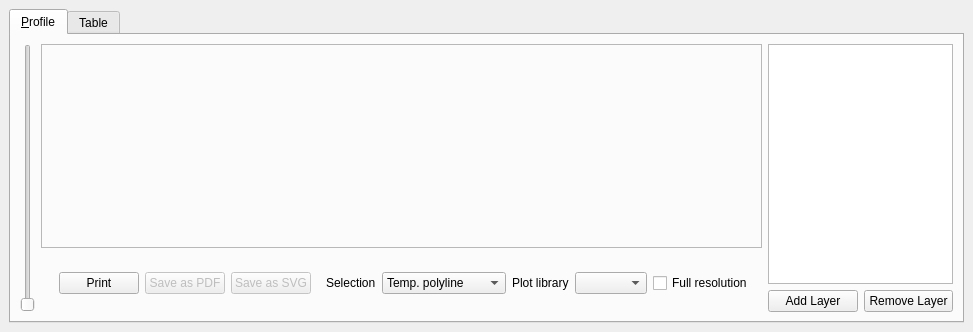
<?xml version="1.0" encoding="UTF-8"?>
<ui version="4.0">
 <class>ProfileTool</class>
 <widget class="QDockWidget" name="ProfileTool">
  <property name="geometry">
   <rect>
    <x>0</x>
    <y>0</y>
    <width>973</width>
    <height>332</height>
   </rect>
  </property>
  <property name="windowTitle">
   <string>Profile Tool</string>
  </property>
  <widget class="QWidget" name="dockWidgetContents">
   <property name="sizePolicy">
    <sizepolicy hsizetype="Expanding" vsizetype="Expanding">
     <horstretch>0</horstretch>
     <verstretch>0</verstretch>
    </sizepolicy>
   </property>
   <layout class="QVBoxLayout" name="verticalLayout_3">
    <item>
     <widget class="QTabWidget" name="tabWidget">
      <property name="autoFillBackground">
       <bool>true</bool>
      </property>
      <property name="tabPosition">
       <enum>QTabWidget::North</enum>
      </property>
      <property name="tabShape">
       <enum>QTabWidget::Rounded</enum>
      </property>
      <property name="currentIndex">
       <number>0</number>
      </property>
      <property name="elideMode">
       <enum>Qt::ElideNone</enum>
      </property>
      <property name="usesScrollButtons">
       <bool>true</bool>
      </property>
      <widget class="QWidget" name="tab_1">
       <property name="sizePolicy">
        <sizepolicy hsizetype="Expanding" vsizetype="Expanding">
         <horstretch>0</horstretch>
         <verstretch>0</verstretch>
        </sizepolicy>
       </property>
       <attribute name="title">
        <string>&amp;Profile</string>
       </attribute>
       <layout class="QGridLayout">
        <item row="1" column="0">
         <layout class="QHBoxLayout" name="_2">
          <item>
           <layout class="QGridLayout" name="gridLayout">
            <item row="0" column="1">
             <widget class="QFrame" name="frame_for_plot">
              <property name="sizePolicy">
               <sizepolicy hsizetype="Preferred" vsizetype="Preferred">
                <horstretch>0</horstretch>
                <verstretch>1</verstretch>
               </sizepolicy>
              </property>
              <property name="frameShape">
               <enum>QFrame::StyledPanel</enum>
              </property>
              <property name="frameShadow">
               <enum>QFrame::Raised</enum>
              </property>
              <layout class="QVBoxLayout" name="verticalLayout_9"/>
             </widget>
            </item>
            <item row="1" column="1">
             <widget class="QWidget" name="widget_save_buttons" native="true">
              <layout class="QHBoxLayout" name="horizontalLayout_3">
               <item>
                <widget class="QStackedWidget" name="stackedWidget">
                 <property name="currentIndex">
                  <number>0</number>
                 </property>
                 <widget class="QWidget" name="page">
                  <layout class="QHBoxLayout" name="horizontalLayout_4">
                   <item>
                    <widget class="QPushButton" name="butPrint">
                     <property name="text">
                      <string>Print</string>
                     </property>
                    </widget>
                   </item>
                   <item>
                    <widget class="QPushButton" name="butPDF">
                     <property name="enabled">
                      <bool>false</bool>
                     </property>
                     <property name="text">
                      <string>Save as PDF</string>
                     </property>
                    </widget>
                   </item>
                   <item>
                    <widget class="QPushButton" name="butSVG">
                     <property name="enabled">
                      <bool>false</bool>
                     </property>
                     <property name="text">
                      <string>Save as SVG</string>
                     </property>
                    </widget>
                   </item>
                  </layout>
                 </widget>
                </widget>
               </item>
               <item>
                <spacer name="horizontalSpacer">
                 <property name="orientation">
                  <enum>Qt::Horizontal</enum>
                 </property>
                 <property name="sizeHint" stdset="0">
                  <size>
                   <width>1</width>
                   <height>20</height>
                  </size>
                 </property>
                </spacer>
               </item>
               <item>
                <widget class="QLabel" name="label">
                 <property name="text">
                  <string>Selection</string>
                 </property>
                </widget>
               </item>
               <item>
                <widget class="QComboBox" name="comboBox">
                 <property name="sizePolicy">
                  <sizepolicy hsizetype="Minimum" vsizetype="Fixed">
                   <horstretch>0</horstretch>
                   <verstretch>0</verstretch>
                  </sizepolicy>
                 </property>
                 <item>
                  <property name="text">
                   <string>Temp. polyline</string>
                  </property>
                 </item>
                 <item>
                  <property name="text">
                   <string>Selected polyline</string>
                  </property>
                 </item>
                </widget>
               </item>
               <item>
                <widget class="QLabel" name="label_2">
                 <property name="text">
                  <string>Plot library</string>
                 </property>
                </widget>
               </item>
               <item>
                <widget class="QComboBox" name="comboBox_2">
                 <property name="sizePolicy">
                  <sizepolicy hsizetype="Minimum" vsizetype="Fixed">
                   <horstretch>0</horstretch>
                   <verstretch>0</verstretch>
                  </sizepolicy>
                 </property>
                </widget>
               </item>
               <item>
                <widget class="QCheckBox" name="checkBox">
                 <property name="sizePolicy">
                  <sizepolicy hsizetype="Preferred" vsizetype="Fixed">
                   <horstretch>0</horstretch>
                   <verstretch>0</verstretch>
                  </sizepolicy>
                 </property>
                 <property name="text">
                  <string>Full resolution</string>
                 </property>
                </widget>
               </item>
              </layout>
             </widget>
            </item>
            <item row="0" column="0" rowspan="2">
             <widget class="QSlider" name="scaleSlider">
              <property name="sizePolicy">
               <sizepolicy hsizetype="Maximum" vsizetype="Expanding">
                <horstretch>0</horstretch>
                <verstretch>0</verstretch>
               </sizepolicy>
              </property>
              <property name="orientation">
               <enum>Qt::Vertical</enum>
              </property>
             </widget>
            </item>
           </layout>
          </item>
          <item>
           <layout class="QVBoxLayout" name="verticalLayout">
            <item>
             <widget class="QTableView" name="tableView">
              <property name="sizePolicy">
               <sizepolicy hsizetype="Preferred" vsizetype="Expanding">
                <horstretch>0</horstretch>
                <verstretch>0</verstretch>
               </sizepolicy>
              </property>
              <property name="minimumSize">
               <size>
                <width>10</width>
                <height>10</height>
               </size>
              </property>
             </widget>
            </item>
            <item>
             <layout class="QHBoxLayout" name="horizontalLayout">
              <item>
               <widget class="QPushButton" name="pushButton_2">
                <property name="minimumSize">
                 <size>
                  <width>10</width>
                  <height>20</height>
                 </size>
                </property>
                <property name="text">
                 <string>Add Layer</string>
                </property>
                <property name="autoRepeat">
                 <bool>false</bool>
                </property>
                <property name="autoDefault">
                 <bool>false</bool>
                </property>
                <property name="default">
                 <bool>false</bool>
                </property>
                <property name="flat">
                 <bool>false</bool>
                </property>
               </widget>
              </item>
              <item>
               <widget class="QPushButton" name="pushButton">
                <property name="minimumSize">
                 <size>
                  <width>10</width>
                  <height>20</height>
                 </size>
                </property>
                <property name="text">
                 <string>Remove Layer</string>
                </property>
               </widget>
              </item>
             </layout>
            </item>
           </layout>
          </item>
         </layout>
        </item>
       </layout>
      </widget>
      <widget class="QWidget" name="tab_2">
       <attribute name="title">
        <string>Table</string>
       </attribute>
       <layout class="QVBoxLayout" name="verticalLayout_2">
        <item>
         <widget class="QScrollArea" name="scrollArea">
          <property name="widgetResizable">
           <bool>true</bool>
          </property>
          <widget class="QWidget" name="scrollAreaWidgetContents">
           <property name="geometry">
            <rect>
             <x>0</x>
             <y>0</y>
             <width>1155</width>
             <height>255</height>
            </rect>
           </property>
          </widget>
         </widget>
        </item>
       </layout>
      </widget>
     </widget>
    </item>
   </layout>
  </widget>
 </widget>
 <resources/>
 <connections/>
</ui>
